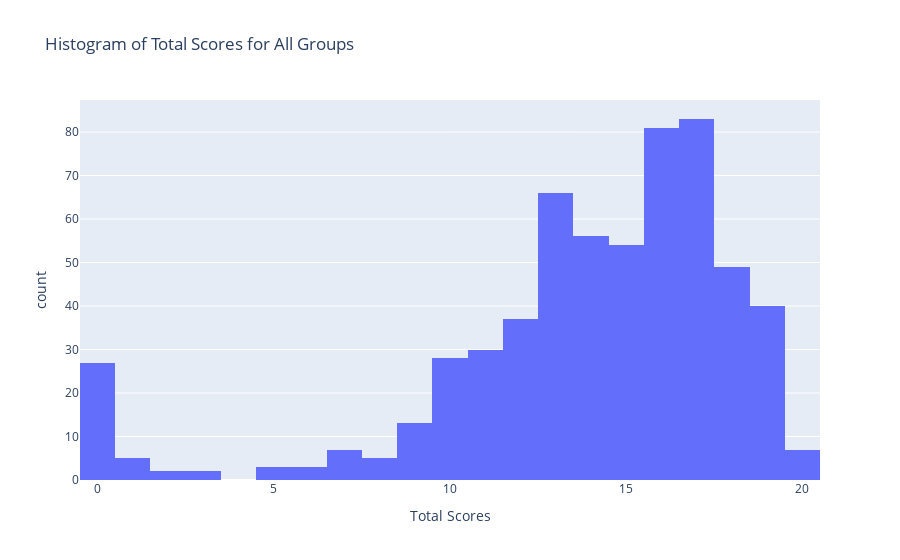

The notebook cell saved with this chart:
### Markdown cell above
### Complete Scores

### Code cell
completeScoreHist = px.histogram(dfComplete, x='Score',
                  title='Histogram of Total Scores for All Groups', 
                  labels={'Score':'Total Scores'})
completeScoreHist.show()

### Figure 1 — Plotly figure (JSON) as saved in the notebook; plotly's stock layout.template omitted (floating-point values rounded to 4 significant figures; data arrays with more than 128 entries replaced by an {"elided": "..."} marker saying what was removed)
{"data": [{"alignmentgroup": "True", "bingroup": "x", "hovertemplate": "Total Scores=%{x}<br>count=%{y}<extra></extra>", "legendgroup": "", "marker": {"color": "#636efa"}, "name": "", "offsetgroup": "", "orientation": "v", "showlegend": false, "type": "histogram", "x": {"elided": "598 int values"}, "xaxis": "x", "yaxis": "y"}], "layout": {"barmode": "relative", "legend": {"tracegroupgap": 0}, "title": {"text": "Histogram of Total Scores for All Groups"}, "xaxis": {"anchor": "y", "domain": [0, 1], "title": {"text": "Total Scores"}}, "yaxis": {"anchor": "x", "domain": [0, 1], "title": {"text": "count"}}}}
